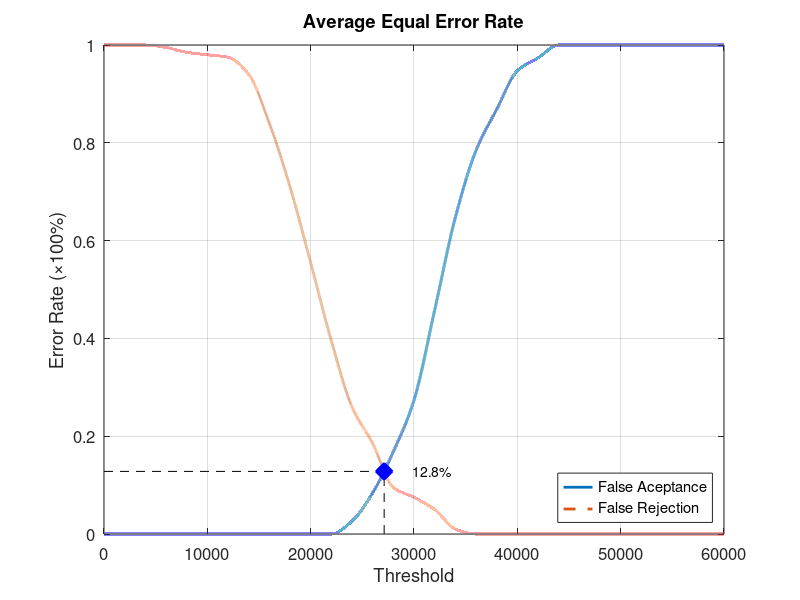
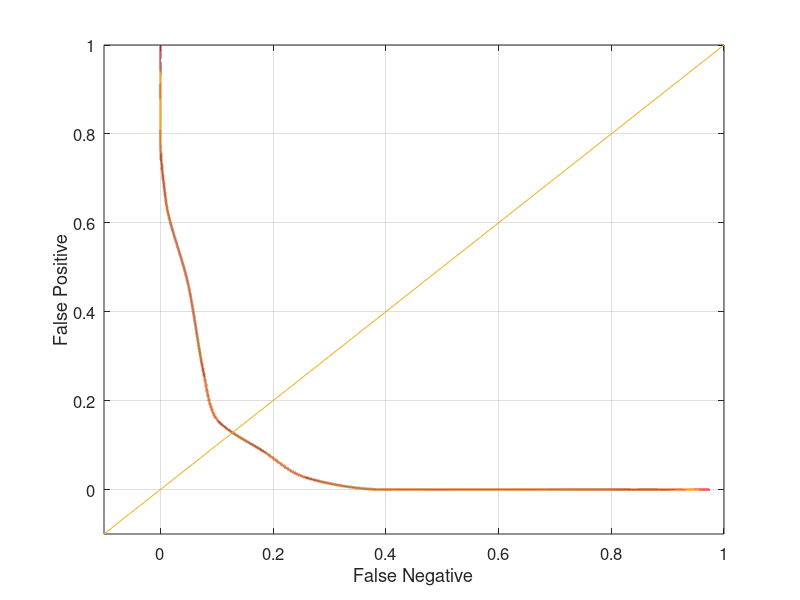

These charts were generated, in order, by the following MATLAB code:
function yEER = Database1_3
close all;
clear;
clc;
x = 0:2000:60000;
xq = 0:0.5:60000;

y0 = [0 0 0 0 0 0 0 0 0 0 0 0 0.0263158 0.0842105 0.168421 0.273684 0.457895 0.647368 0.784211 0.868421 0.947368 0.973684 1 1 1 1 1 1 1 1 1];
yy0 = interp1(x, y0, xq, 'pchip');
y1 = [1 1 1 0.995 0.985 0.98 0.975 0.94 0.84 0.71 0.555 0.395 0.26 0.185 0.095 0.075 0.05 0.01 0 0 0 0 0 0 0 0 0 0 0 0 0];
yy1 = interp1(x, y1, xq, 'pchip');

% Calculating EER: 
y2 = abs(y0 - y1);
find(y2 == min(y2))
yy2 = abs(yy0 - yy1);
xEER = find(yy2 == min(yy2));
xEERIndex = xq(xEER) % X-axis EER
yEER = yy0(xEER) % Y-axis EER

main = figure
plot(xq, yy0,'-','LineWidth', 2);	hold on
plot(xq, yy1,'--','LineWidth', 2);	hold on
plot([xEERIndex xEERIndex], [0 yEER], 'k--');	hold on
plot([0 xEERIndex], [yEER yEER], 'k--');	hold on
plot(xEERIndex, yEER, 'bx', 'LineWidth', 10);	hold on
text(xEERIndex + 10 * xEERIndex / 100, yEER, [num2str(round((10000 * yEER)) / 100) '%'])
legend('False Aceptance', 'False Rejection', 'Location', 'SouthEast')
xlabel('Threshold')
ylabel('Error Rate (\times100%)')
title('Average Equal Error Rate')
set(gca, 'FontSize', 12)
axis([0 60000 0 1])
grid on

print(main, 'Database1_3Main', '-dpng');
FNRxFPR = figure('Color', [1 1 1]);
plot(yy1, yy0, '-', yy1, yy0, 'LineWidth', 2);
hold on
y = -0.1:0.1:1
plot(y, y); 
set(gca, 'FontSize', 12)
xlabel('False Negative')
ylabel('False Positive')
axis([-0.1 1 -0.1 1])
set(gca, 'FontSize', 12)
grid on

print(FNRxFPR, 'Database1_3FNRxFPR','-dpng');
end
